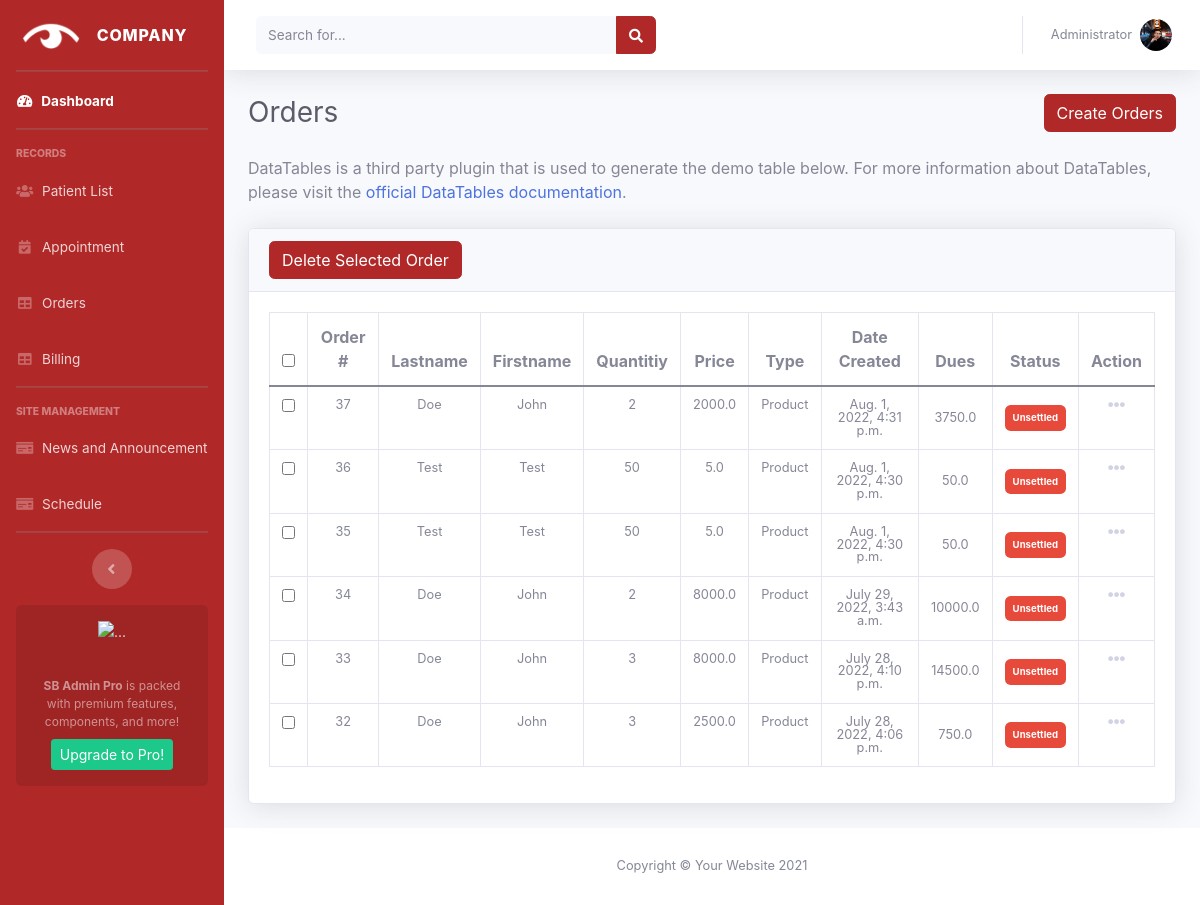
Page /orders/ (signed in) on the committed database.
### accounts/models.py (models this page shows, shortened)
class Order(models.Model):
    TYPE = (
        ('Glasses', 'Glasses'),
        ('Product', 'Product'),
    )
    user = models.ForeignKey(User, null=True, blank=True,on_delete=models.CASCADE)
    price = models.FloatField(null=True,blank=True)
    quantity = models.IntegerField(null=True,blank=True)
    due = models.FloatField(null=True,blank=True)
    type = models.CharField(max_length=200, null=True,blank=True, choices=TYPE)
    date_created = models.DateTimeField(auto_now_add=True)
    product_details = models.CharField(default='None:',max_length=200, null=True, blank=True)
    dispense_details = models.CharField(default='None:',max_length=200, null=True, blank=True)
    lab_details = models.CharField(default='None:',max_length=200, null=True, blank=True)
    status = models.CharField(max_length=200, null=True,blank=True)
    note = models.CharField(max_length=200, null=True,blank=True)

class Account(models.Model):
    user = models.OneToOneField(
        User, null=True, blank=True, on_delete=models.CASCADE)
    first_name = models.CharField(max_length=200, null=True, blank=True)
    middle_name = models.CharField(max_length=200, null=True, blank=True)
    last_name = models.CharField(max_length=200, null=True, blank=True)
    occupation = models.CharField(max_length=200, null=True, blank=True)
    phone = models.CharField(max_length=200, null=True, blank=True)
    email = models.CharField(max_length=200, null=True, blank=True)
    profile_pic = models.ImageField(
        default="pexels-misael-garcia-1707828.jpg", null=True, blank=True)
    birthday = models.DateField(null=True, blank=True)
    gender = models.CharField(max_length=200, null=True, blank=True)
    street = models.CharField(max_length=200, null=True, blank=True)
    barangay = models.CharField(max_length=200, null=True, blank=True)
    city = models.CharField(max_length=200, null=True, blank=True)
    zip = models.CharField(max_length=200, null=True, blank=True)

### accounts/decorators.py (the view)
        def wrapper_func(request, *args, **kwargs):
            group = None
            if request.user.groups.exists():
                group = request.user.groups.all()[0].name
            if group in allowed_roles:
                return view_func(request, *args, **kwargs)
            else:
                return HttpResponse('You are not authorized to view this page!')

### accounts/forms.py
class OrderForm(ModelForm):
    uv400 = forms.BooleanField(initial=False,required=False)
    anti_scratch =  forms.BooleanField(initial=False,required=False)
    anti_reflective = forms.BooleanField(initial=False,required=False)
    blue_block =  forms.BooleanField(initial=False,required=False)
    frame_1_50 =  forms.BooleanField(initial=False,required=False)
    frame_Poly =  forms.BooleanField(initial=False,required=False)
    frame_1_60 =  forms.BooleanField(initial=False,required=False)
    frame_1_67 =  forms.BooleanField(initial=False,required=False)
    frame_1_74 =  forms.BooleanField(initial=False,required=False)
    class Meta:
        model = Order
        fields = '__all__'

### accounts/views.py (called while the page is built, shortened)
@login_required(login_url='login')
@allowed_users(allowed_roles=['admin'])
def orders(request):
    orders = Order.objects.all().order_by('-date_created')
    myFilter = Orderfilter(request.GET, queryset=orders)
    orders = myFilter.qs
    form = OrderForm()
    delete_list = []
    checkboxes = request.GET
    for checkbox in checkboxes:
        x = checkbox.split("_")
        delete_list.append(x)
    for delete in delete_list[1:]:
        order = Order.objects.get(id=delete[1])
        order.delete()
    context = {
        'orders': orders,
        'myFilter': myFilter,
        'form': form,
    }
    return render(request, 'admin/pages/orders.html', context)

### accounts/templates/admin/pages/orders.html (shortened to what this page needs)
{% extends 'admin/admin.html' %} {% block title %}Orders{% endblock %}
{% block content %}
<div class="d-sm-flex align-items-center justify-content-between mb-4">
    <h1 class="h3 mb-0 text-gray-800">Orders</h1>
    <a class="btn btn-primary" href="{% url 'create_order' %}" type="button" name="button">Create Orders</a>
</div>
<p class="mb-4">DataTables is a third party plugin that is used to generate the demo table below.
    For more information about DataTables, please visit the <a target="_blank" href="https://datatables.net">official
        DataTables documentation</a>.</p>
<form action="" method="get">
    <div class="card shadow mb-4">
        <div class="card-header">
            <button type="button" class="btn btn-primary" data-bs-toggle="modal"
                data-bs-target="#confirm_delete_all">Delete Selected Order</button>
        </div>
        <div class="card-body">
            <div class="table-responsive">
                <table class="table table-bordered text-center align-middle">
                    <thead>
                        <tr>
                            <th class="text-center"><input type="checkbox" id="select-all"></th>
                            <th class="text-center">Order #</th>
                            <th>Lastname</th>
                            <th>Firstname</th>
                            <th>Quantitiy</th>
                            <th>Price</th>
                            <th>Type</th>
                            <th>Date Created</th>
                            <th class="text-center">Dues</th>
                            <th class="text-center">Status</th>
                            <th class="text-center">Action</th>
                        </tr>
                    </thead>
                    <tbody>
                        {% for order in orders%}
                        <tr class="small text-center lh-1">
                            <td class="text-center"><input type="checkbox" id="checkbox-{{order.id}}"
                                    value="checkbox_{{order.id}}" name="checkbox_{{order.id}}"></td>
                            <td class="text-center">{{order.id}}</td>
                            <td>{{order.user.account.last_name}}</td>
                            <td>{{order.user.account.first_name}}</td>
                            <td>{{order.quantity}}</td>
                            <td>{{order.price}}</td>
                            <td>{{order.type}}</td>
                            <td>{{order.date_created}}</td>
                            <td class="align-middle">{{order.due}}</td>
                            <td class="align-middle">
                                {% if order.status == "Fully Paid" %}
                                <span class="badge p-2 bg-success align-middle">{{order.status}}</span>
                                {% elif order.status == "Unsettled" %}
                                <span class="badge p-2 bg-danger align-middle">{{order.status}}</span>
                                {% else %}
                                <span class="badge p-2 bg-warning align-middle">{{order.status}}</span>
                                {% endif %}
                            </td>
                            <td class="text-center">
                                <div class="dropdown no-arrow">
                                    <a class="dropdown-toggle" href="#" role="button" id="dropdownMenuLink-{{order.id}}"
                                        data-toggle="dropdown" aria-haspopup="true" aria-expanded="false">
                                        <i class="fas fa-ellipsis-h fa-lg fa-fw text-gray-400"></i>
                                    </a>
                                </div>
                            </td>
                        </tr>
                        {% endfor %}
                    </tbody>
                </table>
            </div>
        </div>
    </div>
</form>
{% endblock %}

### static/css/admin_2.css (style rules this page uses)
.btn-primary { color: #fff; background-color:#b12828; border-color: #b12828; }

### static/css/evo-calendar.min.4.css (style rules this page uses)
*,::after,::before { -webkit-box-sizing:border-box;box-sizing:border-box; }
html,body { padding:0;margin:0 }

### accounts/templates/admin/admin.html (style rules this page uses)
html { scroll-behavior: smooth; }

### rows in the picture
Order: id "37", user.account.last_name "Doe", user.account.first_name "John", quantity "2", price "2000.0", type "Product", date_created "Aug. 1, 2022, 4:31 p.m.", due "3750.0", status "Unsettled"
Order: id "36", user.account.last_name "Test", user.account.first_name "Test", quantity "50", price "5.0", type "Product", date_created "Aug. 1, 2022, 4:30 p.m.", due "50.0", status "Unsettled"
Order: id "35", user.account.last_name "Test", user.account.first_name "Test", quantity "50", price "5.0", type "Product", date_created "Aug. 1, 2022, 4:30 p.m.", due "50.0", status "Unsettled"
Order: id "34", user.account.last_name "Doe", user.account.first_name "John", quantity "2", price "8000.0", type "Product", date_created "July 29, 2022, 3:43 a.m.", due "10000.0", status "Unsettled"
Order: id "33", user.account.last_name "Doe", user.account.first_name "John", quantity "3", price "8000.0", type "Product", date_created "July 28, 2022, 4:10 p.m.", due "14500.0", status "Unsettled"
Order: id "32", user.account.last_name "Doe", user.account.first_name "John", quantity "3", price "2500.0", type "Product", date_created "July 28, 2022, 4:06 p.m.", due "750.0", status "Unsettled"
